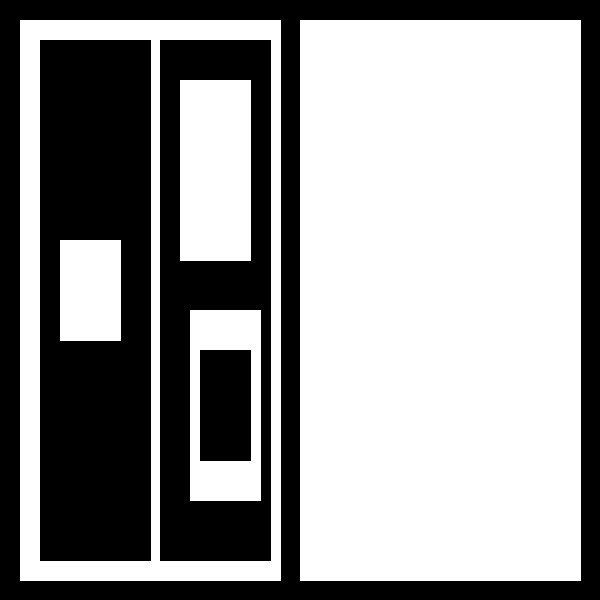
//> input picture contours.jpg, 600 x 600 px
$ ./contourHandle   (built with g++ and OpenCV 4)
//> lines starting //> are read from the running program, lines starting //| are printed output that depends on the picture; after the words box and inside, x2 and y2 are one past the last pixel; in counts of white or black regions, pixels touching at a corner belong together
### contourLeafs.cpp
/*
Authour - Sushma Macha
Function Implementations
findLevel - gives information of the level of a given contour in a contour hierarchy
findChildren - returns the number of children in a given contour sub tree
formed with the root as the parameter contour id passed to the function
*/

#include <iostream>
#include <fstream>
#include <string>
#include <vector>
#include "opencv2/opencv_modules.hpp"
#include "opencv2/highgui/highgui.hpp"
#include "opencv2/imgproc.hpp"

using namespace cv;
using namespace std;

class contourLeafs{

public:

vector <Vec4i> hierarchy;
int level;

contourLeafs(vector <Vec4i> &H)
{
	hierarchy = H;
	level = 0;
	//children = 0;
}

//Find the level at which the contour is
/*
Parameter id is the contour id obtained from the function findContours
*/
int findLevel(int id)
{
	level = 0;
	int i = id;
	while(hierarchy[i][3] != -1)
	{
		i = hierarchy[i][3];
		level++;
	}
	return level;

}

//Find the number of leafs a contour has
/*
The parameter children is passed by address and captures the number of children of each contour
The parameter i is the id of the contour - obtained from the function findContours
*/
int findChildren(int i, int &children)
{
	// Loop till there is no child contour
	while(hierarchy[i][2] != -1)
	{
		i = hierarchy[i][2];
		//cout << "child : " << i << endl;
		children++;
		// Check for sibling contour
		if(hierarchy[i][0] != -1)
		{
			children++;
			//cout << "sibling : " << hierarchy[i][0] << endl;
			// Check for the children of the sibling contour as well
			findChildren(hierarchy[i][0], children);
		}
	}
	return children;
}

//Print the hierarchy of the contours - debugging purposes
void printHierarchy(void)
{
	for(int i = 0;i< hierarchy.size();i++)
		cout << hierarchy[i][0] <<  " " << hierarchy[i][1] << " " << hierarchy[i][2] << " " << hierarchy[i][3] << endl;
}

};

### contourHandle.cpp
/*
Authour - Sushma Macha
Finds the contours of a given picture and creates instantiations of functions in contourLeafs
to get the level and children information of the contours in the given picture
*/

#include <iostream>
#include <fstream>
#include <string>
#include <vector>
#include "opencv2/opencv_modules.hpp"
#include "opencv2/highgui/highgui.hpp"
#include "opencv2/imgproc.hpp"
#include "contourLeafs.cpp"

using namespace cv;
using namespace std;

int main()
{
	Mat image = imread("contours.jpg", cv::IMREAD_GRAYSCALE);
//> image is the input picture: 600 rows x 600 cols, CV_8UC1; min 0, max 255, mean 152.5

	Mat img;

	int i = 0,children = 0;

	//eliminate noise - select the kernel based on the noise
	GaussianBlur(image,img,Size(7,7),0,0);
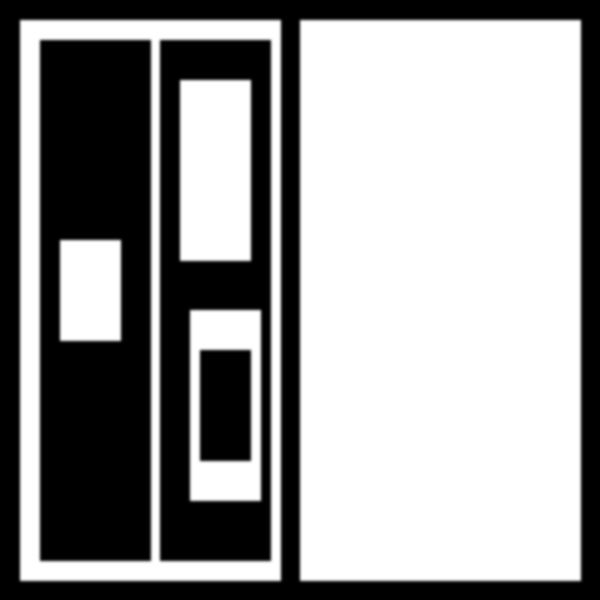
//> img: 600 rows x 600 cols, CV_8UC1; min 0, max 255, mean 152.5

	Mat detected_edges;

	//variables for canny
	int lower_threshold = 50;
	int kernel_size = 3;

	//variables for contours
	vector <vector<Point>> contours;
	vector <Vec4i> hierarchy;

	//variables for drawContours
	Mat canvas(650, 1160, CV_8UC3,Scalar(0,0,0));

	//colored contours
	Scalar colorF(30,120,30);

	// Pre-requisite for findContours
	Canny(img,detected_edges,lower_threshold,lower_threshold*3,kernel_size);
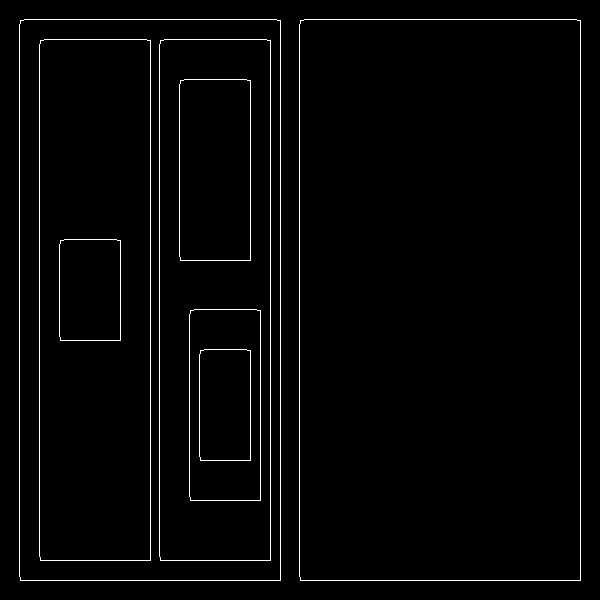
//> detected_edges: 600 rows x 600 cols, CV_8UC1; 2.1% white in thin lines or dots, all inside (x1, y1, x2, y2) = (19, 19, 581, 581)

	/* Finds the contours in the given picture and returns the vector of contours -
	each contour vector consists of x,y coordinates all the points that belong to the contour
	Hierarchy - a vector that describes the hierarchy of contours
	[Next, prev, parent, First child] */
	findContours(detected_edges,contours,hierarchy,CV_RETR_TREE, CV_CHAIN_APPROX_SIMPLE);
//> contours = 16 contours; largest, box (x1, y1, x2, y2) and area: (299, 19, 581, 581) 157626, (299, 19, 581, 581) 157624, (19, 19, 281, 581) 146406, (19, 19, 281, 581) 146404, (159, 39, 271, 561) 57816

	contourLeafs c(hierarchy);

	c.printHierarchy();
//> the loop in printHierarchy, `for(int i = 0;i< hierarchy.size();i++)` made 16 passes
//| 2 -1 1 -1
//| -1 -1 -1 0
//| -1 0 3 -1
//| -1 -1 4 2
//| 12 -1 5 3
//| -1 -1 6 4
//| 10 -1 7 5
//| -1 -1 8 6
//> (output is shown up to pass 8 of 16)

	while(i < contours.size())
	{
		cout << "Contour ID : " << i << endl;
		/* Future use - to build a datastructure of contour id and children of the contour,
		we need to just populate the structure with i and the return value of
		the function findLevel in every iteration */
		cout << "Level : " << c.findLevel(i) << endl;
		c.findChildren(i,children);
		cout << "Children : "<< children << endl;
		// Reset the number of the children before every function call as the value is passed by address
		/* Future use - to build a datastructure of contour id and children of the contour,
		we need to just populate the structure with i and children in every iteration */
		children = 0;
		i++;
	}
//> this loop made 16 passes
//| Contour ID : 0
//| Level : 0
//| Children : 1
//| Contour ID : 1
//> (the first 4 of 24 printed lines)
//> (output is shown up to pass 8 of 16)
//> after the loop, i = 16
}
